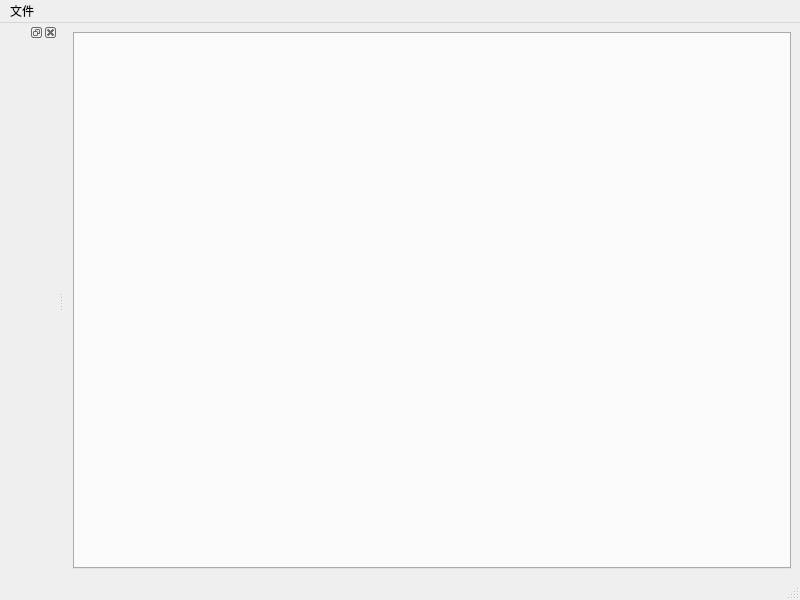
<?xml version="1.0" encoding="UTF-8"?>
<ui version="4.0">
 <class>MainWindow</class>
 <widget class="QMainWindow" name="MainWindow">
  <property name="geometry">
   <rect>
    <x>0</x>
    <y>0</y>
    <width>800</width>
    <height>600</height>
   </rect>
  </property>
  <property name="windowTitle">
   <string>MainWindow</string>
  </property>
  <widget class="QWidget" name="centralwidget">
   <layout class="QGridLayout" name="gridLayout">
    <item row="0" column="0">
     <widget class="QTabWidget" name="tabWidget">
      <property name="currentIndex">
       <number>-1</number>
      </property>
     </widget>
    </item>
   </layout>
  </widget>
  <widget class="QMenuBar" name="menubar">
   <property name="geometry">
    <rect>
     <x>0</x>
     <y>0</y>
     <width>800</width>
     <height>22</height>
    </rect>
   </property>
   <widget class="QMenu" name="menu">
    <property name="title">
     <string>文件</string>
    </property>
    <addaction name="actionNew"/>
    <addaction name="separator"/>
    <addaction name="actionOpen"/>
   </widget>
   <addaction name="menu"/>
  </widget>
  <widget class="QStatusBar" name="statusbar"/>
  <widget class="QDockWidget" name="dockWidget">
   <attribute name="dockWidgetArea">
    <number>1</number>
   </attribute>
   <widget class="QWidget" name="dockWidgetContents"/>
  </widget>
  <action name="actionNew">
   <property name="text">
    <string>新建页面</string>
   </property>
   <property name="shortcut">
    <string>Ctrl+N</string>
   </property>
  </action>
  <action name="actionOpen">
   <property name="text">
    <string>打开页面</string>
   </property>
   <property name="shortcut">
    <string>Ctrl+O</string>
   </property>
  </action>
 </widget>
 <resources/>
 <connections/>
</ui>
